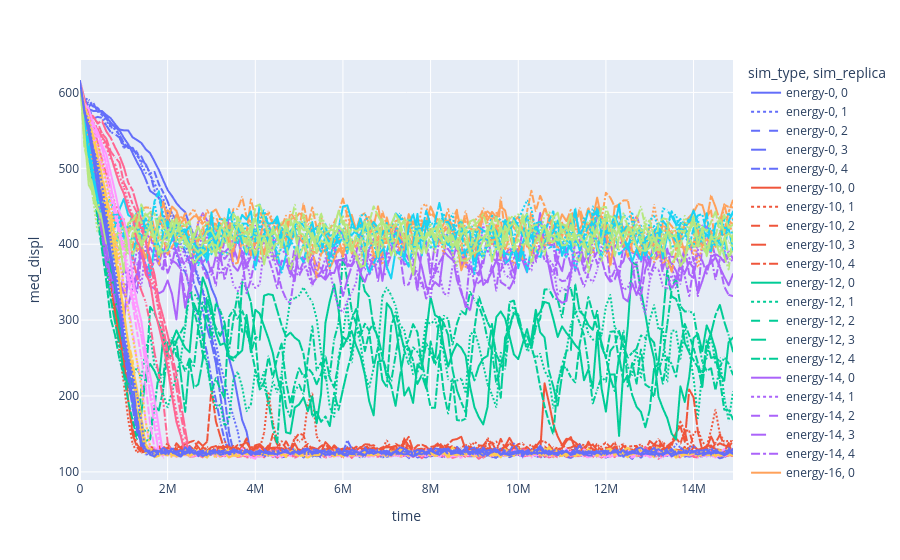

Notebook cell for this chart:
### Code cell
px.line(
    displdf,
    x="time",
    y="med_displ",
    color="sim_type",
    line_dash="sim_replica"
)

### Figure 1 — Plotly figure (JSON) as saved in the notebook; plotly's stock layout.template omitted (floating-point values rounded to 4 significant figures; data arrays with more than 128 entries replaced by an {"elided": "..."} marker saying what was removed)
{"data": [{"hovertemplate": "sim_type=energy-0<br>sim_replica=0<br>time=%{x}<br>med_displ=%{y}<extra></extra>", "legendgroup": "energy-0, 0", "line": {"color": "#636efa", "dash": "solid"}, "marker": {"symbol": "circle"}, "mode": "lines", "name": "energy-0, 0", "showlegend": true, "type": "scattergl", "x": {"elided": "150 int values"}, "xaxis": "x", "y": {"elided": "150 float values"}, "yaxis": "y"}, {"hovertemplate": "sim_type=energy-0<br>sim_replica=1<br>time=%{x}<br>med_displ=%{y}<extra></extra>", "legendgroup": "energy-0, 1", "line": {"color": "#636efa", "dash": "dot"}, "marker": {"symbol": "circle"}, "mode": "lines", "name": "energy-0, 1", "showlegend": true, "type": "scattergl", "x": {"elided": "150 int values"}, "xaxis": "x", "y": {"elided": "150 float values"}, "yaxis": "y"}, {"hovertemplate": "sim_type=energy-0<br>sim_replica=2<br>time=%{x}<br>med_displ=%{y}<extra></extra>", "legendgroup": "energy-0, 2", "line": {"color": "#636efa", "dash": "dash"}, "marker": {"symbol": "circle"}, "mode": "lines", "name": "energy-0, 2", "showlegend": true, "type": "scattergl", "x": {"elided": "150 int values"}, "xaxis": "x", "y": {"elided": "150 float values"}, "yaxis": "y"}, {"hovertemplate": "sim_type=energy-0<br>sim_replica=3<br>time=%{x}<br>med_displ=%{y}<extra></extra>", "legendgroup": "energy-0, 3", "line": {"color": "#636efa", "dash": "longdash"}, "marker": {"symbol": "circle"}, "mode": "lines", "name": "energy-0, 3", "showlegend": true, "type": "scattergl", "x": {"elided": "150 int values"}, "xaxis": "x", "y": {"elided": "150 float values"}, "yaxis": "y"}, {"hovertemplate": "sim_type=energy-0<br>sim_replica=4<br>time=%{x}<br>med_displ=%{y}<extra></extra>", "legendgroup": "energy-0, 4", "line": {"color": "#636efa", "dash": "dashdot"}, "marker": {"symbol": "circle"}, "mode": "lines", "name": "energy-0, 4", "showlegend": true, "type": "scattergl", "x": {"elided": "150 int values"}, "xaxis": "x", "y": {"elided": "150 float values"}, "yaxis": "y"}, {"hovertemplate": "sim_type=energy-10<br>sim_replica=0<br>time=%{x}<br>med_displ=%{y}<extra></extra>", "legendgroup": "energy-10, 0", "line": {"color": "#EF553B", "dash": "solid"}, "marker": {"symbol": "circle"}, "mode": "lines", "name": "energy-10, 0", "showlegend": true, "type": "scattergl", "x": {"elided": "150 int values"}, "xaxis": "x", "y": {"elided": "150 float values"}, "yaxis": "y"}, {"hovertemplate": "sim_type=energy-10<br>sim_replica=1<br>time=%{x}<br>med_displ=%{y}<extra></extra>", "legendgroup": "energy-10, 1", "line": {"color": "#EF553B", "dash": "dot"}, "marker": {"symbol": "circle"}, "mode": "lines", "name": "energy-10, 1", "showlegend": true, "type": "scattergl", "x": {"elided": "150 int values"}, "xaxis": "x", "y": {"elided": "150 float values"}, "yaxis": "y"}, {"hovertemplate": "sim_type=energy-10<br>sim_replica=2<br>time=%{x}<br>med_displ=%{y}<extra></extra>", "legendgroup": "energy-10, 2", "line": {"color": "#EF553B", "dash": "dash"}, "marker": {"symbol": "circle"}, "mode": "lines", "name": "energy-10, 2", "showlegend": true, "type": "scattergl", "x": {"elided": "150 int values"}, "xaxis": "x", "y": {"elided": "150 float values"}, "yaxis": "y"}, {"hovertemplate": "sim_type=energy-10<br>sim_replica=3<br>time=%{x}<br>med_displ=%{y}<extra></extra>", "legendgroup": "energy-10, 3", "line": {"color": "#EF553B", "dash": "longdash"}, "marker": {"symbol": "circle"}, "mode": "lines", "name": "energy-10, 3", "showlegend": true, "type": "scattergl", "x": {"elided": "150 int values"}, "xaxis": "x", "y": {"elided": "150 float values"}, "yaxis": "y"}, {"hovertemplate": "sim_type=energy-10<br>sim_replica=4<br>time=%{x}<br>med_displ=%{y}<extra></extra>", "legendgroup": "energy-10, 4", "line": {"color": "#EF553B", "dash": "dashdot"}, "marker": {"symbol": "circle"}, "mode": "lines", "name": "energy-10, 4", "showlegend": true, "type": "scattergl", "x": {"elided": "150 int values"}, "xaxis": "x", "y": {"elided": "150 float values"}, "yaxis": "y"}, {"hovertemplate": "sim_type=energy-12<br>sim_replica=0<br>time=%{x}<br>med_displ=%{y}<extra></extra>", "legendgroup": "energy-12, 0", "line": {"color": "#00cc96", "dash": "solid"}, "marker": {"symbol": "circle"}, "mode": "lines", "name": "energy-12, 0", "showlegend": true, "type": "scattergl", "x": {"elided": "150 int values"}, "xaxis": "x", "y": {"elided": "150 float values"}, "yaxis": "y"}, {"hovertemplate": "sim_type=energy-12<br>sim_replica=1<br>time=%{x}<br>med_displ=%{y}<extra></extra>", "legendgroup": "energy-12, 1", "line": {"color": "#00cc96", "dash": "dot"}, "marker": {"symbol": "circle"}, "mode": "lines", "name": "energy-12, 1", "showlegend": true, "type": "scattergl", "x": {"elided": "150 int values"}, "xaxis": "x", "y": {"elided": "150 float values"}, "yaxis": "y"}, {"hovertemplate": "sim_type=energy-12<br>sim_replica=2<br>time=%{x}<br>med_displ=%{y}<extra></extra>", "legendgroup": "energy-12, 2", "line": {"color": "#00cc96", "dash": "dash"}, "marker": {"symbol": "circle"}, "mode": "lines", "name": "energy-12, 2", "showlegend": true, "type": "scattergl", "x": {"elided": "150 int values"}, "xaxis": "x", "y": {"elided": "150 float values"}, "yaxis": "y"}, {"hovertemplate": "sim_type=energy-12<br>sim_replica=3<br>time=%{x}<br>med_displ=%{y}<extra></extra>", "legendgroup": "energy-12, 3", "line": {"color": "#00cc96", "dash": "longdash"}, "marker": {"symbol": "circle"}, "mode": "lines", "name": "energy-12, 3", "showlegend": true, "type": "scattergl", "x": {"elided": "150 int values"}, "xaxis": "x", "y": {"elided": "150 float values"}, "yaxis": "y"}, {"hovertemplate": "sim_type=energy-12<br>sim_replica=4<br>time=%{x}<br>med_displ=%{y}<extra></extra>", "legendgroup": "energy-12, 4", "line": {"color": "#00cc96", "dash": "dashdot"}, "marker": {"symbol": "circle"}, "mode": "lines", "name": "energy-12, 4", "showlegend": true, "type": "scattergl", "x": {"elided": "150 int values"}, "xaxis": "x", "y": {"elided": "150 float values"}, "yaxis": "y"}, {"hovertemplate": "sim_type=energy-14<br>sim_replica=0<br>time=%{x}<br>med_displ=%{y}<extra></extra>", "legendgroup": "energy-14, 0", "line": {"color": "#ab63fa", "dash": "solid"}, "marker": {"symbol": "circle"}, "mode": "lines", "name": "energy-14, 0", "showlegend": true, "type": "scattergl", "x": {"elided": "150 int values"}, "xaxis": "x", "y": {"elided": "150 float values"}, "yaxis": "y"}, {"hovertemplate": "sim_type=energy-14<br>sim_replica=1<br>time=%{x}<br>med_displ=%{y}<extra></extra>", "legendgroup": "energy-14, 1", "line": {"color": "#ab63fa", "dash": "dot"}, "marker": {"symbol": "circle"}, "mode": "lines", "name": "energy-14, 1", "showlegend": true, "type": "scattergl", "x": {"elided": "150 int values"}, "xaxis": "x", "y": {"elided": "150 float values"}, "yaxis": "y"}, {"hovertemplate": "sim_type=energy-14<br>sim_replica=2<br>time=%{x}<br>med_displ=%{y}<extra></extra>", "legendgroup": "energy-14, 2", "line": {"color": "#ab63fa", "dash": "dash"}, "marker": {"symbol": "circle"}, "mode": "lines", "name": "energy-14, 2", "showlegend": true, "type": "scattergl", "x": {"elided": "150 int values"}, "xaxis": "x", "y": {"elided": "150 float values"}, "yaxis": "y"}, {"hovertemplate": "sim_type=energy-14<br>sim_replica=3<br>time=%{x}<br>med_displ=%{y}<extra></extra>", "legendgroup": "energy-14, 3", "line": {"color": "#ab63fa", "dash": "longdash"}, "marker": {"symbol": "circle"}, "mode": "lines", "name": "energy-14, 3", "showlegend": true, "type": "scattergl", "x": {"elided": "150 int values"}, "xaxis": "x", "y": {"elided": "150 float values"}, "yaxis": "y"}, {"hovertemplate": "sim_type=energy-14<br>sim_replica=4<br>time=%{x}<br>med_displ=%{y}<extra></extra>", "legendgroup": "energy-14, 4", "line": {"color": "#ab63fa", "dash": "dashdot"}, "marker": {"symbol": "circle"}, "mode": "lines", "name": "energy-14, 4", "showlegend": true, "type": "scattergl", "x": {"elided": "150 int values"}, "xaxis": "x", "y": {"elided": "150 float values"}, "yaxis": "y"}, {"hovertemplate": "sim_type=energy-16<br>sim_replica=0<br>time=%{x}<br>med_displ=%{y}<extra></extra>", "legendgroup": "energy-16, 0", "line": {"color": "#FFA15A", "dash": "solid"}, "marker": {"symbol": "circle"}, "mode": "lines", "name": "energy-16, 0", "showlegend": true, "type": "scattergl", "x": {"elided": "150 int values"}, "xaxis": "x", "y": {"elided": "150 float values"}, "yaxis": "y"}, {"hovertemplate": "sim_type=energy-16<br>sim_replica=1<br>time=%{x}<br>med_displ=%{y}<extra></extra>", "legendgroup": "energy-16, 1", "line": {"color": "#FFA15A", "dash": "dot"}, "marker": {"symbol": "circle"}, "mode": "lines", "name": "energy-16, 1", "showlegend": true, "type": "scattergl", "x": {"elided": "150 int values"}, "xaxis": "x", "y": {"elided": "150 float values"}, "yaxis": "y"}, {"hovertemplate": "sim_type=energy-16<br>sim_replica=2<br>time=%{x}<br>med_displ=%{y}<extra></extra>", "legendgroup": "energy-16, 2", "line": {"color": "#FFA15A", "dash": "dash"}, "marker": {"symbol": "circle"}, "mode": "lines", "name": "energy-16, 2", "showlegend": true, "type": "scattergl", "x": {"elided": "150 int values"}, "xaxis": "x", "y": {"elided": "150 float values"}, "yaxis": "y"}, {"hovertemplate": "sim_type=energy-16<br>sim_replica=3<br>time=%{x}<br>med_displ=%{y}<extra></extra>", "legendgroup": "energy-16, 3", "line": {"color": "#FFA15A", "dash": "longdash"}, "marker": {"symbol": "circle"}, "mode": "lines", "name": "energy-16, 3", "showlegend": true, "type": "scattergl", "x": {"elided": "150 int values"}, "xaxis": "x", "y": {"elided": "150 float values"}, "yaxis": "y"}, {"hovertemplate": "sim_type=energy-16<br>sim_replica=4<br>time=%{x}<br>med_displ=%{y}<extra></extra>", "legendgroup": "energy-16, 4", "line": {"color": "#FFA15A", "dash": "dashdot"}, "marker": {"symbol": "circle"}, "mode": "lines", "name": "energy-16, 4", "showlegend": true, "type": "scattergl", "x": {"elided": "150 int values"}, "xaxis": "x", "y": {"elided": "150 float values"}, "yaxis": "y"}, {"hovertemplate": "sim_type=energy-18<br>sim_replica=0<br>time=%{x}<br>med_displ=%{y}<extra></extra>", "legendgroup": "energy-18, 0", "line": {"color": "#19d3f3", "dash": "solid"}, "marker": {"symbol": "circle"}, "mode": "lines", "name": "energy-18, 0", "showlegend": true, "type": "scattergl", "x": {"elided": "150 int values"}, "xaxis": "x", "y": {"elided": "150 float values"}, "yaxis": "y"}, {"hovertemplate": "sim_type=energy-18<br>sim_replica=1<br>time=%{x}<br>med_displ=%{y}<extra></extra>", "legendgroup": "energy-18, 1", "line": {"color": "#19d3f3", "dash": "dot"}, "marker": {"symbol": "circle"}, "mode": "lines", "name": "energy-18, 1", "showlegend": true, "type": "scattergl", "x": {"elided": "150 int values"}, "xaxis": "x", "y": {"elided": "150 float values"}, "yaxis": "y"}, {"hovertemplate": "sim_type=energy-18<br>sim_replica=2<br>time=%{x}<br>med_displ=%{y}<extra></extra>", "legendgroup": "energy-18, 2", "line": {"color": "#19d3f3", "dash": "dash"}, "marker": {"symbol": "circle"}, "mode": "lines", "name": "energy-18, 2", "showlegend": true, "type": "scattergl", "x": {"elided": "150 int values"}, "xaxis": "x", "y": {"elided": "150 float values"}, "yaxis": "y"}, {"hovertemplate": "sim_type=energy-18<br>sim_replica=3<br>time=%{x}<br>med_displ=%{y}<extra></extra>", "legendgroup": "energy-18, 3", "line": {"color": "#19d3f3", "dash": "longdash"}, "marker": {"symbol": "circle"}, "mode": "lines", "name": "energy-18, 3", "showlegend": true, "type": "scattergl", "x": {"elided": "150 int values"}, "xaxis": "x", "y": {"elided": "150 float values"}, "yaxis": "y"}, {"hovertemplate": "sim_type=energy-18<br>sim_replica=4<br>time=%{x}<br>med_displ=%{y}<extra></extra>", "legendgroup": "energy-18, 4", "line": {"color": "#19d3f3", "dash": "dashdot"}, "marker": {"symbol": "circle"}, "mode": "lines", "name": "energy-18, 4", "showlegend": true, "type": "scattergl", "x": {"elided": "150 int values"}, "xaxis": "x", "y": {"elided": "150 float values"}, "yaxis": "y"}, {"hovertemplate": "sim_type=energy-2<br>sim_replica=0<br>time=%{x}<br>med_displ=%{y}<extra></extra>", "legendgroup": "energy-2, 0", "line": {"color": "#FF6692", "dash": "solid"}, "marker": {"symbol": "circle"}, "mode": "lines", "name": "energy-2, 0", "showlegend": true, "type": "scattergl", "x": {"elided": "150 int values"}, "xaxis": "x", "y": {"elided": "150 float values"}, "yaxis": "y"}, {"hovertemplate": "sim_type=energy-2<br>sim_replica=1<br>time=%{x}<br>med_displ=%{y}<extra></extra>", "legendgroup": "energy-2, 1", "line": {"color": "#FF6692", "dash": "dot"}, "marker": {"symbol": "circle"}, "mode": "lines", "name": "energy-2, 1", "showlegend": true, "type": "scattergl", "x": {"elided": "150 int values"}, "xaxis": "x", "y": {"elided": "150 float values"}, "yaxis": "y"}, {"hovertemplate": "sim_type=energy-2<br>sim_replica=2<br>time=%{x}<br>med_displ=%{y}<extra></extra>", "legendgroup": "energy-2, 2", "line": {"color": "#FF6692", "dash": "dash"}, "marker": {"symbol": "circle"}, "mode": "lines", "name": "energy-2, 2", "showlegend": true, "type": "scattergl", "x": {"elided": "150 int values"}, "xaxis": "x", "y": {"elided": "150 float values"}, "yaxis": "y"}, {"hovertemplate": "sim_type=energy-2<br>sim_replica=3<br>time=%{x}<br>med_displ=%{y}<extra></extra>", "legendgroup": "energy-2, 3", "line": {"color": "#FF6692", "dash": "longdash"}, "marker": {"symbol": "circle"}, "mode": "lines", "name": "energy-2, 3", "showlegend": true, "type": "scattergl", "x": {"elided": "150 int values"}, "xaxis": "x", "y": {"elided": "150 float values"}, "yaxis": "y"}, {"hovertemplate": "sim_type=energy-2<br>sim_replica=4<br>time=%{x}<br>med_displ=%{y}<extra></extra>", "legendgroup": "energy-2, 4", "line": {"color": "#FF6692", "dash": "dashdot"}, "marker": {"symbol": "circle"}, "mode": "lines", "name": "energy-2, 4", "showlegend": true, "type": "scattergl", "x": {"elided": "150 int values"}, "xaxis": "x", "y": {"elided": "150 float values"}, "yaxis": "y"}, {"hovertemplate": "sim_type=energy-20<br>sim_replica=0<br>time=%{x}<br>med_displ=%{y}<extra></extra>", "legendgroup": "energy-20, 0", "line": {"color": "#B6E880", "dash": "solid"}, "marker": {"symbol": "circle"}, "mode": "lines", "name": "energy-20, 0", "showlegend": true, "type": "scattergl", "x": {"elided": "150 int values"}, "xaxis": "x", "y": {"elided": "150 float values"}, "yaxis": "y"}, {"hovertemplate": "sim_type=energy-20<br>sim_replica=1<br>time=%{x}<br>med_displ=%{y}<extra></extra>", "legendgroup": "energy-20, 1", "line": {"color": "#B6E880", "dash": "dot"}, "marker": {"symbol": "circle"}, "mode": "lines", "name": "energy-20, 1", "showlegend": true, "type": "scattergl", "x": {"elided": "150 int values"}, "xaxis": "x", "y": {"elided": "150 float values"}, "yaxis": "y"}, {"hovertemplate": "sim_type=energy-20<br>sim_replica=2<br>time=%{x}<br>med_displ=%{y}<extra></extra>", "legendgroup": "energy-20, 2", "line": {"color": "#B6E880", "dash": "dash"}, "marker": {"symbol": "circle"}, "mode": "lines", "name": "energy-20, 2", "showlegend": true, "type": "scattergl", "x": {"elided": "150 int values"}, "xaxis": "x", "y": {"elided": "150 float values"}, "yaxis": "y"}, {"hovertemplate": "sim_type=energy-20<br>sim_replica=3<br>time=%{x}<br>med_displ=%{y}<extra></extra>", "legendgroup": "energy-20, 3", "line": {"color": "#B6E880", "dash": "longdash"}, "marker": {"symbol": "circle"}, "mode": "lines", "name": "energy-20, 3", "showlegend": true, "type": "scattergl", "x": {"elided": "150 int values"}, "xaxis": "x", "y": {"elided": "150 float values"}, "yaxis": "y"}, {"hovertemplate": "sim_type=energy-20<br>sim_replica=4<br>time=%{x}<br>med_displ=%{y}<extra></extra>", "legendgroup": "energy-20, 4", "line": {"color": "#B6E880", "dash": "dashdot"}, "marker": {"symbol": "circle"}, "mode": "lines", "name": "energy-20, 4", "showlegend": true, "type": "scattergl", "x": {"elided": "150 int values"}, "xaxis": "x", "y": {"elided": "150 float values"}, "yaxis": "y"}, {"hovertemplate": "sim_type=energy-4<br>sim_replica=0<br>time=%{x}<br>med_displ=%{y}<extra></extra>", "legendgroup": "energy-4, 0", "line": {"color": "#FF97FF", "dash": "solid"}, "marker": {"symbol": "circle"}, "mode": "lines", "name": "energy-4, 0", "showlegend": true, "type": "scattergl", "x": {"elided": "150 int values"}, "xaxis": "x", "y": {"elided": "150 float values"}, "yaxis": "y"}, {"hovertemplate": "sim_type=energy-4<br>sim_replica=1<br>time=%{x}<br>med_displ=%{y}<extra></extra>", "legendgroup": "energy-4, 1", "line": {"color": "#FF97FF", "dash": "dot"}, "marker": {"symbol": "circle"}, "mode": "lines", "name": "energy-4, 1", "showlegend": true, "type": "scattergl", "x": {"elided": "150 int values"}, "xaxis": "x", "y": {"elided": "150 float values"}, "yaxis": "y"}, {"hovertemplate": "sim_type=energy-4<br>sim_replica=2<br>time=%{x}<br>med_displ=%{y}<extra></extra>", "legendgroup": "energy-4, 2", "line": {"color": "#FF97FF", "dash": "dash"}, "marker": {"symbol": "circle"}, "mode": "lines", "name": "energy-4, 2", "showlegend": true, "type": "scattergl", "x": {"elided": "150 int values"}, "xaxis": "x", "y": {"elided": "150 float values"}, "yaxis": "y"}, {"hovertemplate": "sim_type=energy-4<br>sim_replica=3<br>time=%{x}<br>med_displ=%{y}<extra></extra>", "legendgroup": "energy-4, 3", "line": {"color": "#FF97FF", "dash": "longdash"}, "marker": {"symbol": "circle"}, "mode": "lines", "name": "energy-4, 3", "showlegend": true, "type": "scattergl", "x": {"elided": "150 int values"}, "xaxis": "x", "y": {"elided": "150 float values"}, "yaxis": "y"}, {"hovertemplate": "sim_type=energy-4<br>sim_replica=4<br>time=%{x}<br>med_displ=%{y}<extra></extra>", "legendgroup": "energy-4, 4", "line": {"color": "#FF97FF", "dash": "dashdot"}, "marker": {"symbol": "circle"}, "mode": "lines", "name": "energy-4, 4", "showlegend": true, "type": "scattergl", "x": {"elided": "150 int values"}, "xaxis": "x", "y": {"elided": "150 float values"}, "yaxis": "y"}, {"hovertemplate": "sim_type=energy-6<br>sim_replica=0<br>time=%{x}<br>med_displ=%{y}<extra></extra>", "legendgroup": "energy-6, 0", "line": {"color": "#FECB52", "dash": "solid"}, "marker": {"symbol": "circle"}, "mode": "lines", "name": "energy-6, 0", "showlegend": true, "type": "scattergl", "x": {"elided": "150 int values"}, "xaxis": "x", "y": {"elided": "150 float values"}, "yaxis": "y"}, {"hovertemplate": "sim_type=energy-6<br>sim_replica=1<br>time=%{x}<br>med_displ=%{y}<extra></extra>", "legendgroup": "energy-6, 1", "line": {"color": "#FECB52", "dash": "dot"}, "marker": {"symbol": "circle"}, "mode": "lines", "name": "energy-6, 1", "showlegend": true, "type": "scattergl", "x": {"elided": "150 int values"}, "xaxis": "x", "y": {"elided": "150 float values"}, "yaxis": "y"}, {"hovertemplate": "sim_type=energy-6<br>sim_replica=2<br>time=%{x}<br>med_displ=%{y}<extra></extra>", "legendgroup": "energy-6, 2", "line": {"color": "#FECB52", "dash": "dash"}, "marker": {"symbol": "circle"}, "mode": "lines", "name": "energy-6, 2", "showlegend": true, "type": "scattergl", "x": {"elided": "150 int values"}, "xaxis": "x", "y": {"elided": "150 float values"}, "yaxis": "y"}, {"hovertemplate": "sim_type=energy-6<br>sim_replica=3<br>time=%{x}<br>med_displ=%{y}<extra></extra>", "legendgroup": "energy-6, 3", "line": {"color": "#FECB52", "dash": "longdash"}, "marker": {"symbol": "circle"}, "mode": "lines", "name": "energy-6, 3", "showlegend": true, "type": "scattergl", "x": {"elided": "150 int values"}, "xaxis": "x", "y": {"elided": "150 float values"}, "yaxis": "y"}, {"hovertemplate": "sim_type=energy-6<br>sim_replica=4<br>time=%{x}<br>med_displ=%{y}<extra></extra>", "legendgroup": "energy-6, 4", "line": {"color": "#FECB52", "dash": "dashdot"}, "marker": {"symbol": "circle"}, "mode": "lines", "name": "energy-6, 4", "showlegend": true, "type": "scattergl", "x": {"elided": "150 int values"}, "xaxis": "x", "y": {"elided": "150 float values"}, "yaxis": "y"}, {"hovertemplate": "sim_type=energy-8<br>sim_replica=0<br>time=%{x}<br>med_displ=%{y}<extra></extra>", "legendgroup": "energy-8, 0", "line": {"color": "#636efa", "dash": "solid"}, "marker": {"symbol": "circle"}, "mode": "lines", "name": "energy-8, 0", "showlegend": true, "type": "scattergl", "x": {"elided": "150 int values"}, "xaxis": "x", "y": {"elided": "150 float values"}, "yaxis": "y"}, {"hovertemplate": "sim_type=energy-8<br>sim_replica=1<br>time=%{x}<br>med_displ=%{y}<extra></extra>", "legendgroup": "energy-8, 1", "line": {"color": "#636efa", "dash": "dot"}, "marker": {"symbol": "circle"}, "mode": "lines", "name": "energy-8, 1", "showlegend": true, "type": "scattergl", "x": {"elided": "150 int values"}, "xaxis": "x", "y": {"elided": "150 float values"}, "yaxis": "y"}, {"hovertemplate": "sim_type=energy-8<br>sim_replica=2<br>time=%{x}<br>med_displ=%{y}<extra></extra>", "legendgroup": "energy-8, 2", "line": {"color": "#636efa", "dash": "dash"}, "marker": {"symbol": "circle"}, "mode": "lines", "name": "energy-8, 2", "showlegend": true, "type": "scattergl", "x": {"elided": "150 int values"}, "xaxis": "x", "y": {"elided": "150 float values"}, "yaxis": "y"}, {"hovertemplate": "sim_type=energy-8<br>sim_replica=3<br>time=%{x}<br>med_displ=%{y}<extra></extra>", "legendgroup": "energy-8, 3", "line": {"color": "#636efa", "dash": "longdash"}, "marker": {"symbol": "circle"}, "mode": "lines", "name": "energy-8, 3", "showlegend": true, "type": "scattergl", "x": {"elided": "150 int values"}, "xaxis": "x", "y": {"elided": "150 float values"}, "yaxis": "y"}, {"hovertemplate": "sim_type=energy-8<br>sim_replica=4<br>time=%{x}<br>med_displ=%{y}<extra></extra>", "legendgroup": "energy-8, 4", "line": {"color": "#636efa", "dash": "dashdot"}, "marker": {"symbol": "circle"}, "mode": "lines", "name": "energy-8, 4", "showlegend": true, "type": "scattergl", "x": {"elided": "150 int values"}, "xaxis": "x", "y": {"elided": "150 float values"}, "yaxis": "y"}], "layout": {"legend": {"title": {"text": "sim_type, sim_replica"}, "tracegroupgap": 0}, "margin": {"t": 60}, "xaxis": {"anchor": "y", "domain": [0, 1], "title": {"text": "time"}}, "yaxis": {"anchor": "x", "domain": [0, 1], "title": {"text": "med_displ"}}}}
